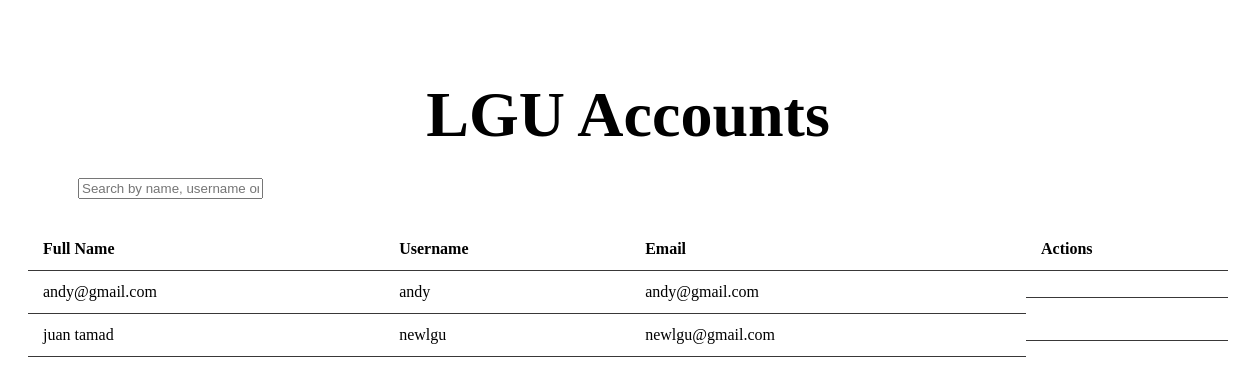
Page /adminPages/AddLgu.php on the earlier database version.
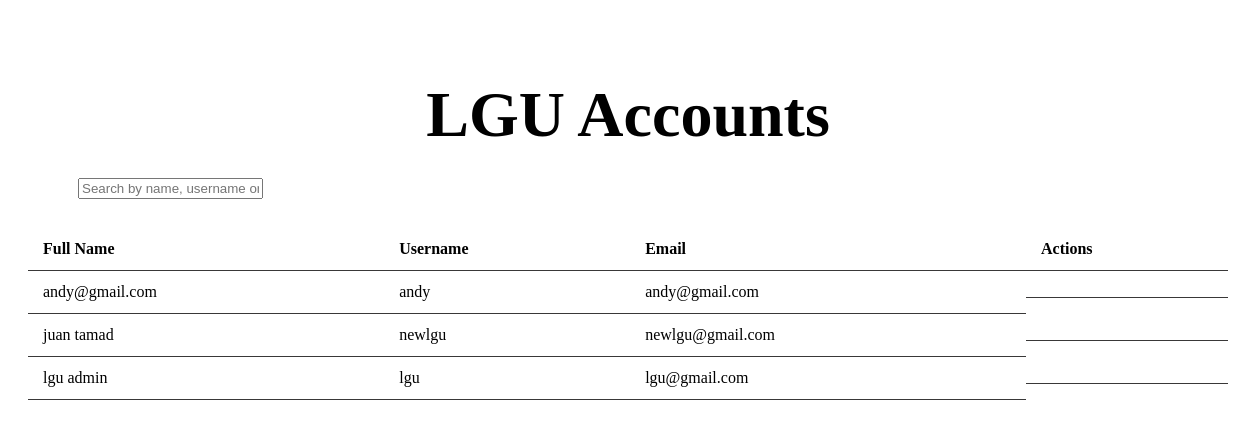
Same page on the later database version.
### tables this page shows
CREATE TABLE `users` (
  `UserID` int(11) NOT NULL,
  `Name` varchar(60) DEFAULT NULL,
  `Bio` text DEFAULT NULL,
  `Username` varchar(255) NOT NULL,
  `Gender` varchar(60) NOT NULL,
  `Email` varchar(255) NOT NULL,
  `Password` varchar(255) NOT NULL,
  `ProfilePic` varchar(255) DEFAULT NULL,
  `BirthDate` date DEFAULT NULL,
  `Contact` varchar(60) DEFAULT NULL,
  `Address` longtext DEFAULT NULL,
  `Link_address` longtext DEFAULT NULL,
  `Role` varchar(255) NOT NULL DEFAULT 'pet_owner',
  `license_proof` varchar(255) DEFAULT NULL,
  `otp_code` varchar(10) DEFAULT NULL,
  `otp_expiry` datetime DEFAULT NULL,
  `status` int(11) NOT NULL COMMENT '0=unverified,1=verified,2=deleted'
);

### api/config/dbconnect.php (called while the page is built, shortened)
<?php
class db_connect
{
    public $host = db_host;
    public $user = db_user;
    public $pass = db_pass;
    public $name = db_name;
    public function connect()
    {
        try {
            $this->conn = new mysqli($this->host, $this->user, $this->pass, $this->name);
        } catch (\Throwable $th) {
            header("Location:setup.php");
        }
    }
}
?>

### api/config/class.php (called while the page is built, shortened)
<?php
include ('dbconnect.php');
class global_class extends db_connect
{
    public function fetch_user($role)
    {
        $query = $this->conn->prepare("SELECT * from users where `Role`='$role' AND `status`!='2'");
        if ($query->execute()) {
            $result = $query->get_result();
            return $result;
        }
    }
}

### adminPages/AddLgu.php (the view, shortened to what this page needs)
<section class="admin">
    <h1 class="LGUheading">LGU Accounts</h1>
    <div class="search-sort-container">
        <div class="LGU-search-add-wrapper">
            <button id="addLguBtn" class="add-button">
            </button>
            <input type="text" id="searchBox" placeholder="Search by name, username or email...">
        </div>
    </div>
    <div class="table-container">
        <table id="lguAccountsTable">
        <thead>
            <tr>
                <th>Full Name</th>
                <th>Username</th>
                <th>Email</th>
                <th>Actions</th>
            </tr>
        </thead>
        <tbody>
            <?php
            $db = new global_class();
            $role = "lgu";
            $fetch_user = $db->fetch_user($role);
            if ($fetch_user && mysqli_num_rows($fetch_user) > 0):
                foreach ($fetch_user as $user): ?>
                    <tr data-id="<?= htmlspecialchars($user['UserID']) ?>">
                        <td><?= htmlspecialchars($user['Name']) ?></td>
                        <td><?= htmlspecialchars($user['Username']) ?></td>
                        <td><?= htmlspecialchars($user['Email']) ?></td>
                        <td class="actions">
                            <button class="lgu-edit-btn"
                                data-userid="<?= htmlspecialchars($user['UserID']) ?>"
                                data-name="<?= htmlspecialchars($user['Name']) ?>"
                                data-username="<?= htmlspecialchars($user['Username']) ?>"
                                data-address="<?= htmlspecialchars($user['Address']) ?>"
                                data-email="<?= htmlspecialchars($user['Email']) ?>">
                            </button>
                            <button class="lgu-delete-btn"
                                data-userid="<?= htmlspecialchars($user['UserID']) ?>">
                            </button>
                        </td>
                    </tr>
            <?php endforeach; ?>
            <?php else: ?>
                <tr>
                    <td colspan="4" class="no-data">No LGU accounts found</td>
                </tr>
            <?php endif; ?>
        </tbody>
    </table>
    </div>
</section>

Differences in the rows shown:
added users: Name "lgu admin", Username "lgu", Email "lgu@gmail.com"
